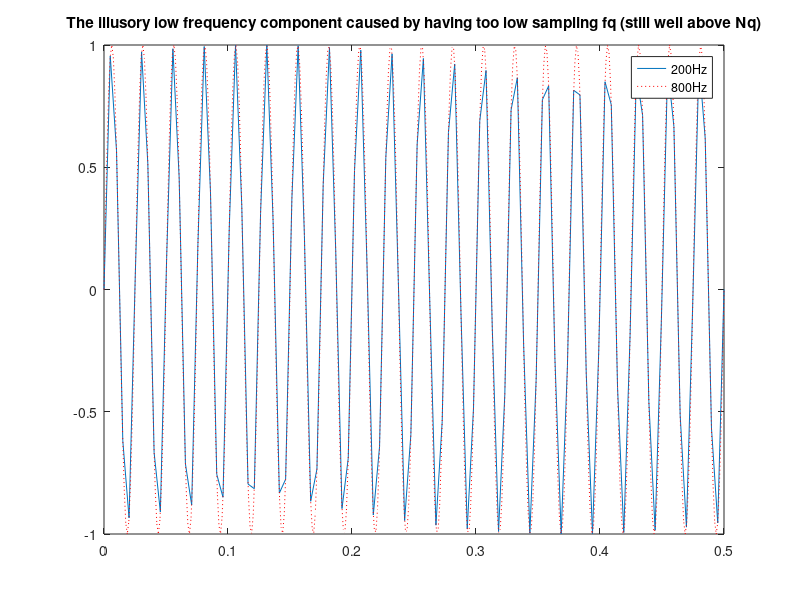
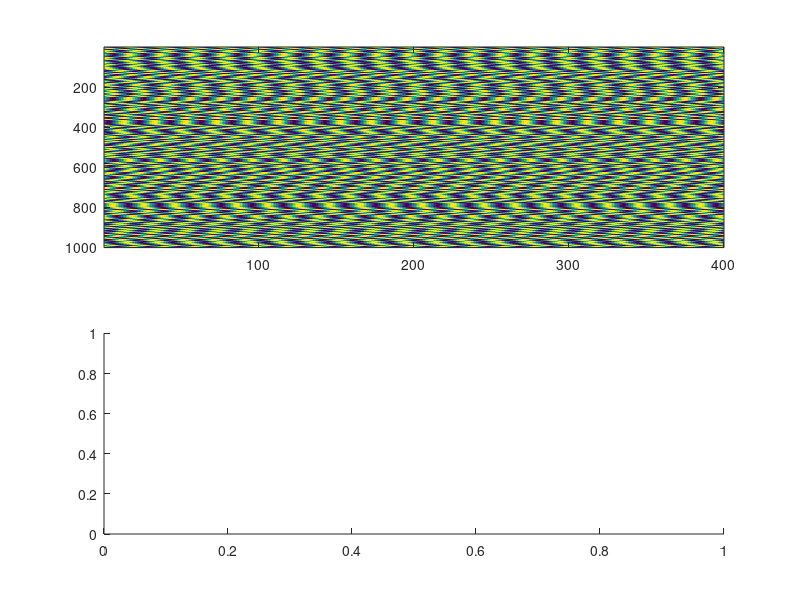

Recreate these plots in MATLAB, in order. (Note: this script raises an error after producing the figures.)
function synchrony_demo()
%%%%%%%%%%%%%%%%%%%%%%%%%%%%%%%%%%%%%%%%%%%%%%%%%%%%%
% The False Sense Of Synchrony Demo
%%%%%%%%%%%%%%%%%%%%%%%%%%%%%%%%%%%%%%%%%%%%%%%%%%%%%
% This function illustrates how a linear combination of 
% desynchronized oscillations of the same frequency, when combined,
% appear as if they are oscillating in synchrony.
%
% For me this is counter-intuitive as you would thing that randmom
% shifts in phase would cancel out once averaged across many trials or 
% channels. This is not the case. A common fq band, even if out of phase,
% will show 'synchrony' in the _averaged_ cross-correlation and in the average
% PETH. For me, this casts considerable doubt on using any PETH or xcorr technique
% for measuring syncrony.
%
% The first figure of this demo also demonstrates the 
%%%%%%%%%%%%%%%%%%%%%%%%%%%%%%%%%%%%%%%%%%%%%%%%%%%%%
time_range_sec = [0 .5];
total_sec = diff(time_range_sec);
fq = 40;
sFreq1 = 200;
x_axis_sec = linspace(time_range_sec(1),time_range_sec(2),sFreq1*total_sec);
wv = sin(x_axis_sec/total_sec*2*pi*(fq*total_sec));
% 
figure
plot(x_axis_sec,wv)
hold on
title('The illusory low frequency component caused by having too low sampling fq (still well above Nq)')
% Resampling at a higher fq.
sFreq2 = 800;
x_axis_sec = linspace(time_range_sec(1),time_range_sec(2),sFreq2*total_sec);
wv = sin(x_axis_sec/total_sec*2*pi*(fq*total_sec));
plot(x_axis_sec,wv,'r:')
legend([num2str(sFreq1) 'Hz'],[num2str(sFreq2) 'Hz'])
nsamples = 1000;

M = zeros(nsamples,length(wv))*nan;
cumx = [];
for ii = 1:nsamples
    % Start M with a random phase shift between 0 and 2pi.
    M(ii,:) = sin(x_axis_sec/total_sec*2*pi*(fq*total_sec)+rand(1,1)*2*pi);
    %plot(M(ii,:))
    %hold on
    
    %pause
end
% A
figure
subplot(2,1,1)
title('The result of adding 1000 such waves with random phases')
imagesc(M)
subplot(2,1,2)
plot(nanmean(M))
axis tight
title('mean')

tmp = xcorr(M(1,:),M(2,:));
cumx = zeros(2000,length(tmp))*nan;
cnt = 1;
for ii = 1:nsamples
    for jj = ii+1:nsamples
        cumx(cnt,:) = xcorr(M(ii,:),M(jj,:));
        cnt = cnt + 1;
    end
    if cnt > 1000 
        break
    end
end
%%%%%%%%%%%%%%%%%%%%%%%%%%%%%%%%%%%%%%%%%%%%%%%%%%%%%%%%%%%%
figure;
subplot(2,1,1)
plot(nanmean(cumx))
title('XCORR: Even though everything is phase shifted, you still see oscillatory activity')
subplot(2,1,2)
plot(xcorr(M(1,:),M(2,:)),'r')
title('Data from a single perfect sign wave.')
%%%%%%%%%%%%%%%%%%%%%%%%%%%%%%%%%%%%%%%%%%%%%%%%%%%%%%%%%%%%
